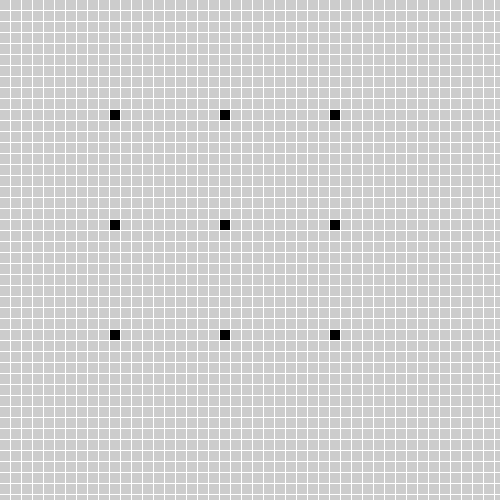
Frame 1 (no input)
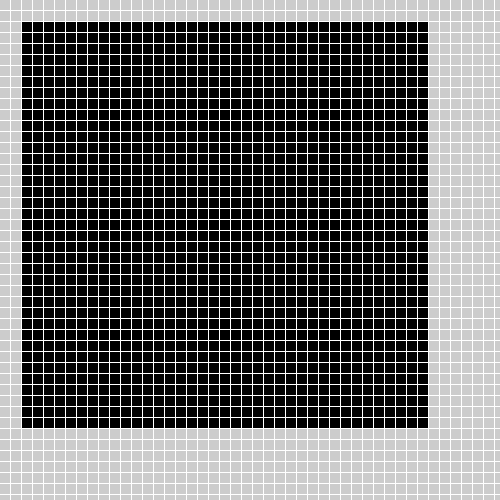
Frame 60 (the mouse pressed at the canvas centre just before this capture)
Frame 120 (the mouse held since frame 60 and released just before this capture): identical to frame 60, image omitted

The Processing sketch that drew these frames (run headless with seeded random() and noise(); from frame 60 on, the mouse is pressed at the canvas centre):

// Processing sketch: BetterVisibleJumpFlood
// ── BetterVisibleJumpFlood.pde
ArrayList<Point> seeds = new ArrayList();
int stepSize;

int gapSize = 1;
int rectSize = 10;


color black = color(0);
color white = color(255);

void setup() {
  size(500, 500);
  
  noStroke();
  
  fill(white);
  
  for (int i = 0; i < 50; i++) {
    rect(0, i * (rectSize + gapSize) - gapSize, 500, gapSize);
  }
  
  for (int i = 0; i < 50; i++) {
    rect(i * (rectSize + gapSize) - gapSize, 0, gapSize, 500);
  }
  
  fill(black);
  
  //define starting point
  definePoint(20, 20);
  stepSize = 20 / 2;
}

void draw() {
  if (stepSize >= 1) {
    
    //delay to visualize
    delay(1000);

    //iterate through seeds
    int nrOfSeeds = seeds.size();
    
    for (int i = 0; i < nrOfSeeds; i++) {
      Point point = seeds.get(i); 
      
      //define 8 surrounding points
      definePoint(point.x + stepSize, point.y + stepSize);
      definePoint(point.x + stepSize, point.y - stepSize);
      definePoint(point.x + stepSize, point.y);
      definePoint(point.x - stepSize, point.y + stepSize);
      definePoint(point.x - stepSize, point.y - stepSize);
      definePoint(point.x - stepSize, point.y);
      definePoint(point.x, point.y + stepSize);
      definePoint(point.x, point.y - stepSize);
    }
    
    stepSize = stepSize / 2;
  }
}

void definePoint(int x, int y) {
  Point point = new Point(x, y);
  seeds.add(point);
  
  rect(x * (rectSize + gapSize), y * (rectSize + gapSize), rectSize, rectSize);
}

class Point {
  Point (int x, int y) {
    this.x = x;
    this.y = y;
  }
  
  int x;
  int y;
}
